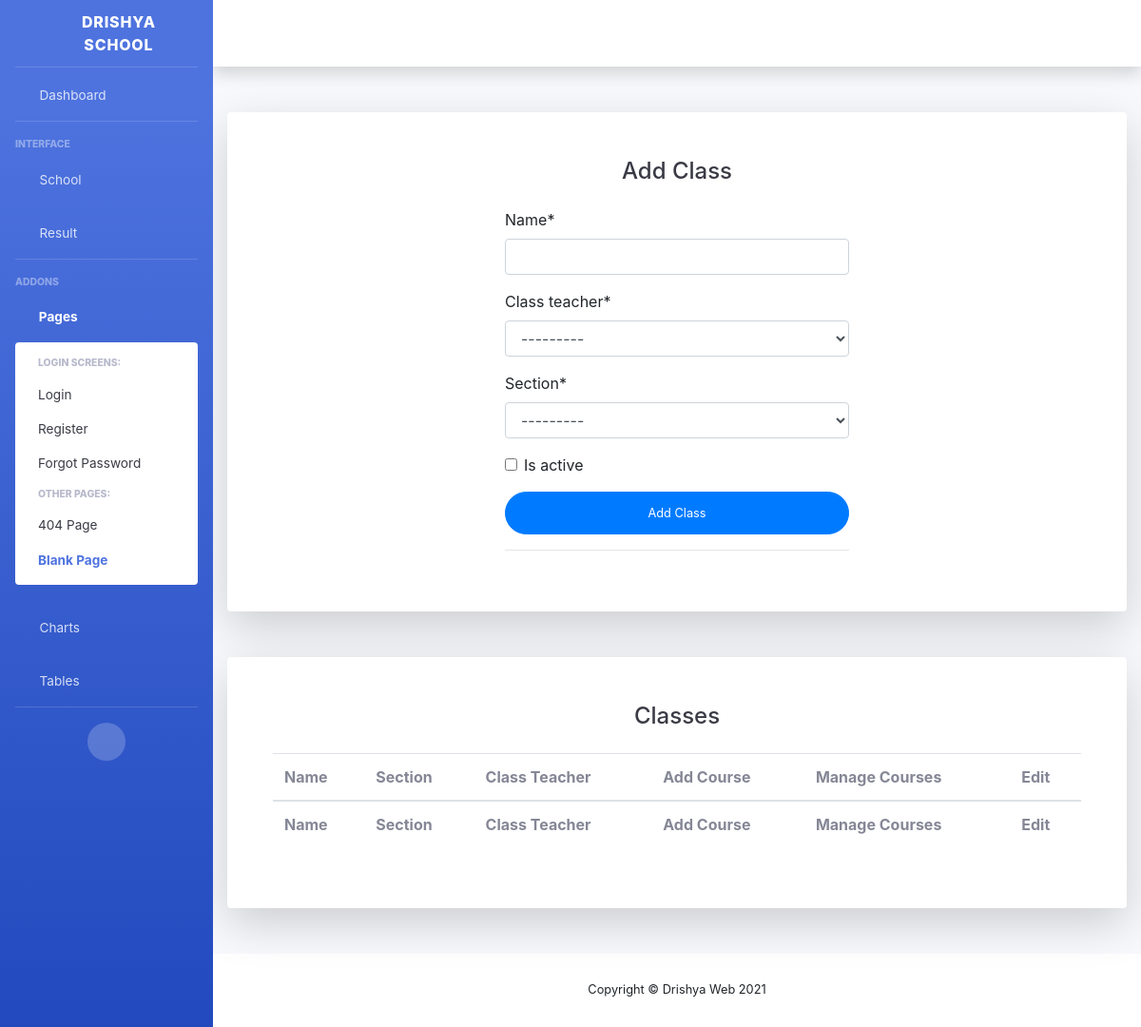
The app's page /class, older data.
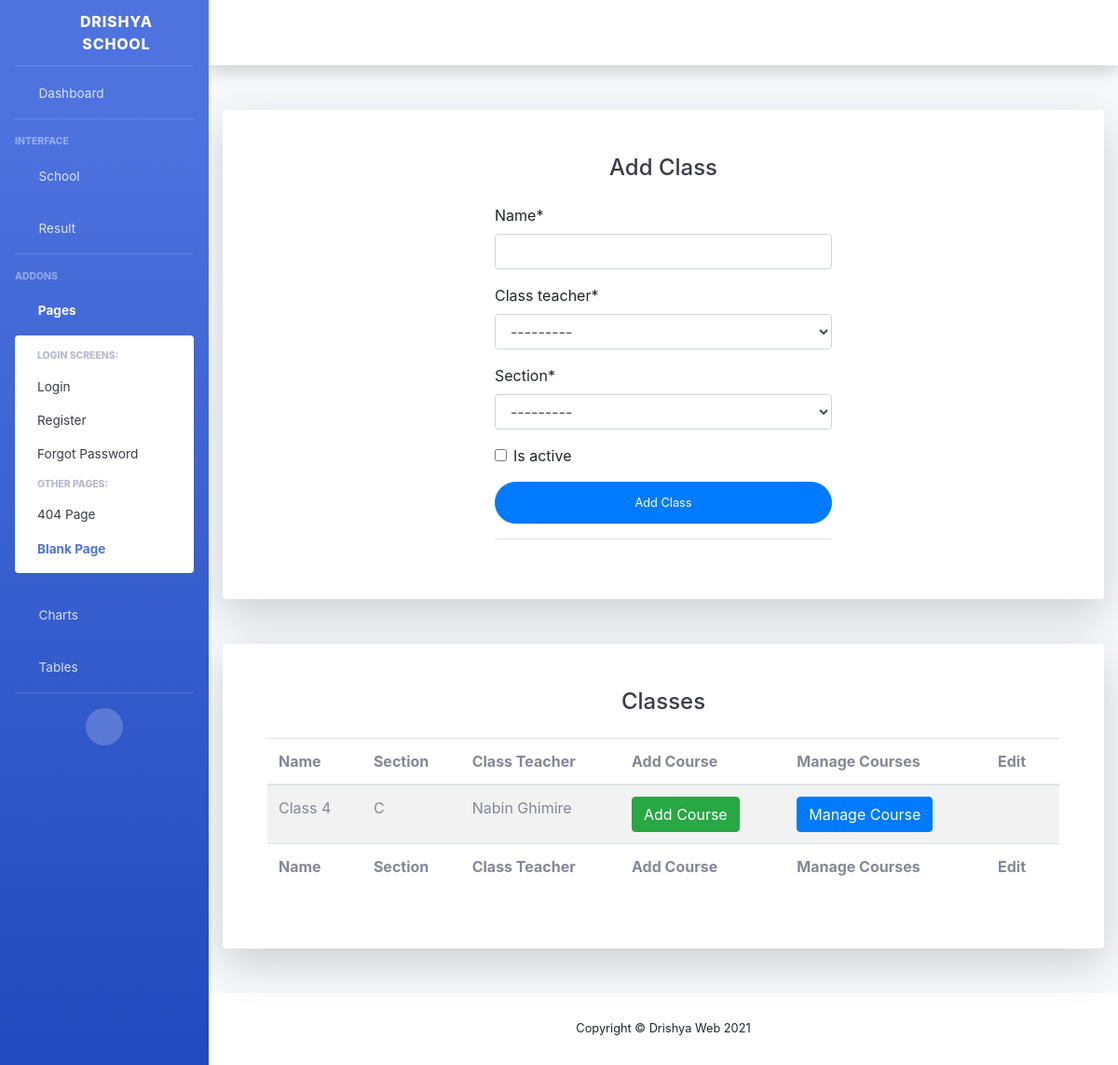
The same page, newer data.
### school/models.py (models this page shows, shortened)
class Class(models.Model):
    name = models.CharField(max_length=254)
    class_teacher = models.ForeignKey(Teacher , on_delete=models.CASCADE)
    section = models.ForeignKey(Section , on_delete=models.CASCADE)
    is_active = models.BooleanField()

class Section(models.Model):
    name = models.CharField(max_length=100)
    room_no = models.CharField(max_length=100)
    def __str__(self):
        return str(self.name)

class Teacher(models.Model):
    genders = [
        ('Male', 'Male'),
        ('Female' , 'Female'),
        ('Others', 'Others')
    ]
    name = models.CharField(max_length=254)
    department = models.ForeignKey(Department , on_delete=models.CASCADE)
    email = models.CharField(max_length=254 , default=None)
    address = models.CharField(max_length=254 )
    phone = models.CharField(max_length=254)
    gender = models.CharField(max_length=10, choices=genders)
    salary = models.FloatField()
    image = models.ImageField(null=True , upload_to='teachers/')
    def __str__(self):
        return self.name

### school/views.py (the view, shortened to what this page needs)
# urls.py: path('class', views.manage_class.as_view(), name="class"),
class manage_class(CreateView):
    def get(self,request):
        class_form = ClassForm()
        course_form = CourseForm()
        classes = Class.objects.all()
        context = {
            'classes': classes,
            'class_form' : class_form,
            'course_form' : course_form,
        }
        return render(request, 'school/class.html', context)

### school/forms.py
class ClassForm(forms.ModelForm):
    class Meta:
        model = Class
        fields = '__all__'

class CourseForm(forms.ModelForm):
    class Meta:
        model = Course
        exclude = ['grade']

### school/templates/school/class.html (shortened to what this page needs)
{% include "dashboard/header.html" %}
{% load crispy_forms_tags %}
<div class="container">
    <div class="card o-hidden border-0 shadow-lg my-5">
        <div class="card-body p-0">
            <div class="row d-flex justify-content-center">
                <div class="col-md-6">
                    <div class="p-5">
                        <div class="text-center">
                            <h1 class="h4 text-gray-900 mb-4">Add Class</h1>
                        </div>
                        <form class="user" method="POST" action=''>
                            {{class_form | crispy}}
                            <button type="submit" class="btn btn-primary btn-user btn-block">
                                Add Class</button>
                            <hr>
                        </form>
                    </div>
                </div>
            </div>
        </div>
    </div>
</div>
<div class="container">
    <div class="card o-hidden border-0 shadow-lg my-5">
        <div class="card-body p-0">
            <div class="row d-flex justify-content-center">
                <div class="col-md-12">
                    <div class="p-5">
                        <div class="text-center">
                            <h1 class="h4 text-gray-900 mb-4">Classes</h1>
                        </div>
                    <table class="table table-borderd table-striped p-5" id="class_table">
                        <thead>
                            <th>Name</th>
                            <th>Section</th>
                            <th>Class Teacher</th>
                            <th>Add Course</th>
                            <th>Manage Courses</th>
                            <th>Edit</th>
                        </thead>
                        <tbody>
                            {% for c in classes %}
                                <tr>
                                    <td>{{c.name}}</td>
                                    <td>{{c.section}}</td>
                                    <td>{{c.class_teacher}}</td>
                                    <td>
                                        <button class="btn btn-success" data-toggle="modal" data-target="#courseModal{{c.id}}">Add Course</button>
                                    </td>
                                    <td>
                                        <a href="class_course/{{c.id}}"><button class="btn btn-primary">Manage Course</button></a>
                                    </td>
                                    <td>
                                        <a href="delete-class/{{c.id}}"><i class="fa fa-trash"></i></a>
                                        <a href="update-class/{{c.id}}"><i class="fa fa-edit ml-2"></i></a>
                                    </td>
                                </tr>
                            {% endfor %}
                        </tbody>
                        <tfoot>
                            <th>Name</th>
                            <th>Section</th>
                            <th>Class Teacher</th>
                            <th>Add Course</th>
                            <th>Manage Courses</th>
                            <th>Edit</th>
                        </tfoot>
                    </table>
                </div>
                </div>
                </div>
            </div>
        </div>
    </div>
</div>
{% include "dashboard/footer.html" %}

Row changes from the older to the newer data that the page shows:
added Class: name "Class 4", section "C", class_teacher "Nabin Ghimire"
